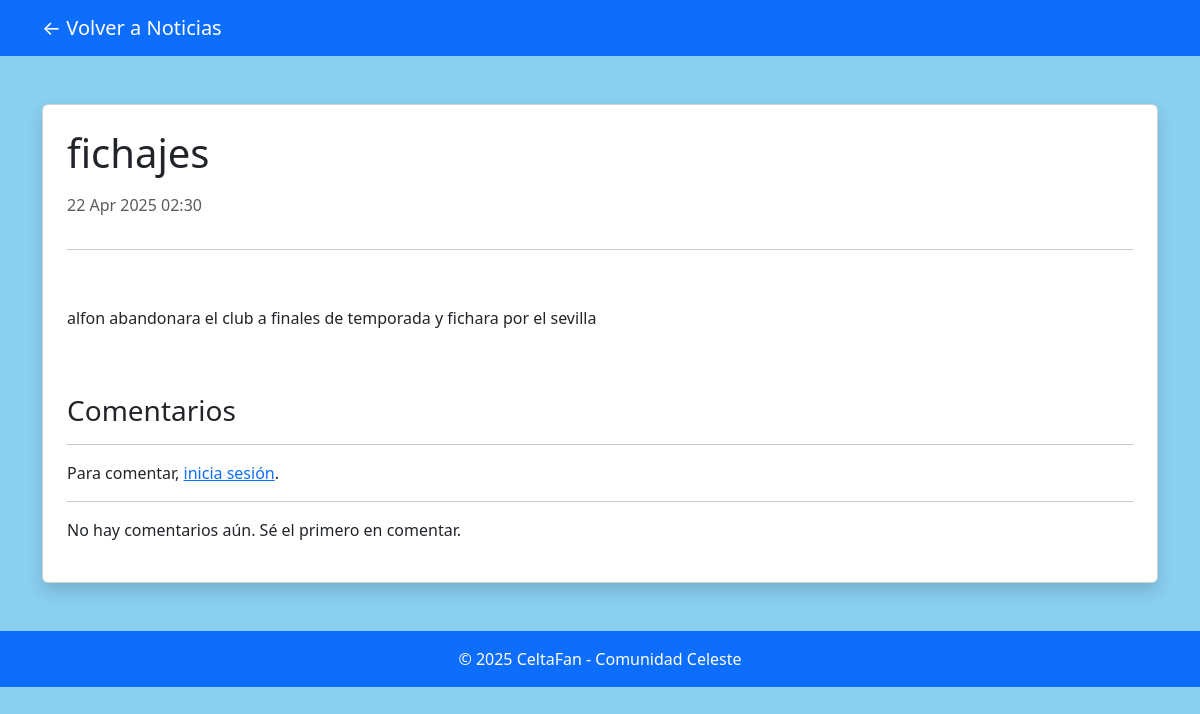
/noticia/4/, run on an earlier commit of the app's database.
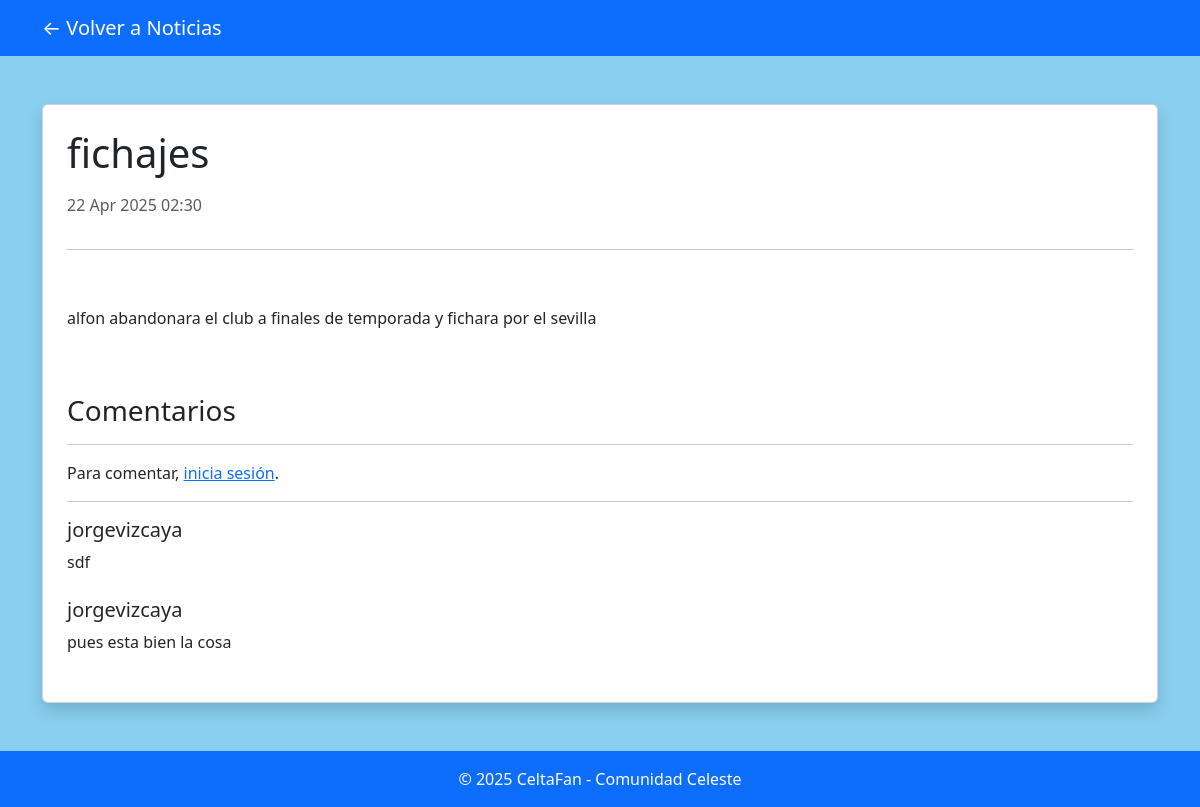
And on a later commit of the database.
### core/models.py (models this page shows, shortened)
class Comentario(models.Model):
    noticia = models.ForeignKey(Noticia, on_delete=models.CASCADE, related_name='comentarios_generales')  # Cambié 'comentarios' por 'comentarios_generales'
    autor = models.ForeignKey(User, on_delete=models.CASCADE)
    contenido = models.TextField()
    fecha_comentario = models.DateTimeField(auto_now_add=True)

### core/views.py (the view)
# urls.py: path('noticia/<int:noticia_id>/', views.detalle_noticia, name='detalle_noticia'),
def detalle_noticia(request, noticia_id):
    noticia = get_object_or_404(Noticia, id=noticia_id)
    if request.method == 'POST' and request.user.is_authenticated:
        form = ComentarioForm(request.POST)
        if form.is_valid():
            comentario = form.save(commit=False)
            comentario.noticia = noticia
            comentario.autor = request.user  # Cambié 'usuario' por 'autor'
            comentario.save()
            return redirect('detalle_noticia', noticia_id=noticia.id)
    else:
        form = ComentarioForm()
    comentarios = noticia.comentarios_generales.all().order_by('-fecha_comentario')
    return render(request, 'noticias/detalle_noticia.html', {
        'noticia': noticia,
        'form': form,
        'comentarios': comentarios
    })

### core/templates/noticias/detalle_noticia.html (shortened to what this page needs)
<!DOCTYPE html>
<html lang="es">
<head>
    <link href="https://cdn.jsdelivr.net/npm/bootstrap@5.3.0/dist/css/bootstrap.min.css" rel="stylesheet">
</head>
<body style=" background-color: #89CFF0;">
    <nav class="navbar navbar-expand-lg navbar-dark bg-primary">
        <div class="container">
            <a class="navbar-brand" href="{% url 'lista_noticias' %}">← Volver a Noticias</a>
        </div>
    </nav>
    <div class="container py-5">
        <div class="card shadow p-4">
            <h1 class="mb-3">{{ noticia.titulo }}</h1>
            <p class="text-muted">{{ noticia.fecha_publicacion|date:"d M Y H:i" }}</p>
            <hr>
            <div class="mt-4">
                <p>{{ noticia.contenido|linebreaks }}</p>
            </div>
            <div class="mt-5">
                <h3>Comentarios</h3>
                <hr>
                {% if user.is_authenticated %}
                <form method="post" action="{% url 'detalle_noticia' noticia.id %}">
                    {% csrf_token %}
                    {{ form.as_p }}
                    <button type="submit" class="btn btn-primary">Publicar Comentario</button>
                </form>
                {% else %}
                    <p>Para comentar, <a href="{% url 'login' %}">inicia sesión</a>.</p>
                {% endif %}
                <hr>
                {% for comentario in comentarios %}
                    <div class="media mb-4">
                        <div class="media-body">
                            <h5 class="mt-0">{{ comentario.autor.username }}</h5>
                            <p>{{ comentario.contenido }}</p>
                        </div>
                    </div>
                {% empty %}
                    <p>No hay comentarios aún. Sé el primero en comentar.</p>
                {% endfor %}
            </div>
        </div>
    </div>
    <footer class="bg-primary text-white text-center py-3 mt-auto">
        &copy; 2025 CeltaFan - Comunidad Celeste
    </footer>
</body>
</html>

What changed in the data, as far as the page shows it:
added Comentario: autor.username "jorgevizcaya", contenido "sdf"
added Comentario: autor.username "jorgevizcaya", contenido "pues esta bien la cosa"
Also different on the page:
text no longer shown: "No hay comentarios aún. Sé el primero en comentar."
